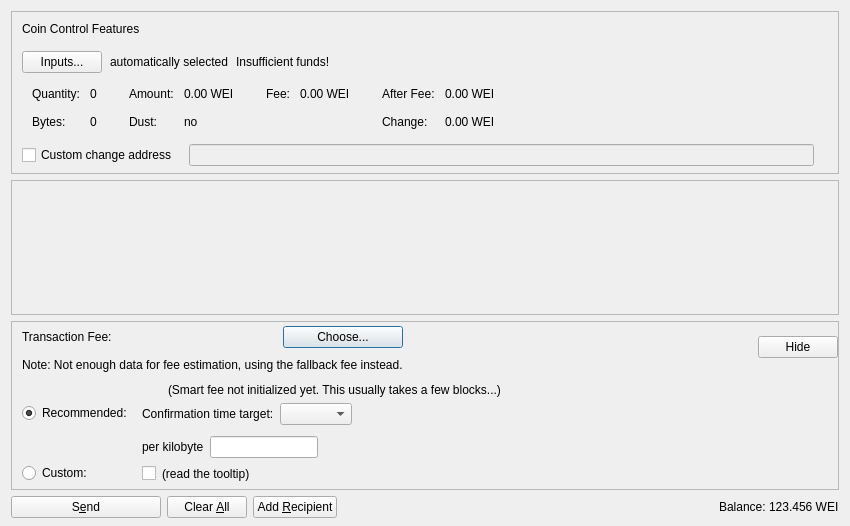
<?xml version="1.0" encoding="UTF-8"?>
<ui version="4.0">
 <class>SendCoinsDialog</class>
 <widget class="QDialog" name="SendCoinsDialog">
  <property name="geometry">
   <rect>
    <x>0</x>
    <y>0</y>
    <width>850</width>
    <height>526</height>
   </rect>
  </property>
  <property name="windowTitle">
   <string>Send Coins</string>
  </property>
  <layout class="QVBoxLayout" name="verticalLayout" stretch="0,1,0,0">
   <property name="bottomMargin">
    <number>8</number>
   </property>
   <item>
    <widget class="QFrame" name="frameCoinControl">
     <property name="sizePolicy">
      <sizepolicy hsizetype="Expanding" vsizetype="Expanding">
       <horstretch>0</horstretch>
       <verstretch>0</verstretch>
      </sizepolicy>
     </property>
     <property name="maximumSize">
      <size>
       <width>16777215</width>
       <height>16777215</height>
      </size>
     </property>
     <property name="frameShape">
      <enum>QFrame::StyledPanel</enum>
     </property>
     <property name="frameShadow">
      <enum>QFrame::Sunken</enum>
     </property>
     <layout class="QVBoxLayout" name="verticalLayoutCoinControl2">
      <property name="spacing">
       <number>0</number>
      </property>
      <property name="leftMargin">
       <number>0</number>
      </property>
      <property name="topMargin">
       <number>0</number>
      </property>
      <property name="rightMargin">
       <number>0</number>
      </property>
      <property name="bottomMargin">
       <number>6</number>
      </property>
      <item>
       <layout class="QVBoxLayout" name="verticalLayoutCoinControl" stretch="0,0,0,0,1">
        <property name="spacing">
         <number>0</number>
        </property>
        <property name="leftMargin">
         <number>10</number>
        </property>
        <property name="topMargin">
         <number>10</number>
        </property>
        <item>
         <layout class="QHBoxLayout" name="horizontalLayoutCoinControl1">
          <property name="bottomMargin">
           <number>15</number>
          </property>
          <item>
           <widget class="QLabel" name="labelCoinControlFeatures">
            <property name="sizePolicy">
             <sizepolicy hsizetype="Preferred" vsizetype="Maximum">
              <horstretch>0</horstretch>
              <verstretch>0</verstretch>
             </sizepolicy>
            </property>
            <property name="text">
             <string>Coin Control Features</string>
            </property>
           </widget>
          </item>
         </layout>
        </item>
        <item>
         <layout class="QHBoxLayout" name="horizontalLayoutCoinControl2" stretch="0,0,0,0">
          <property name="spacing">
           <number>8</number>
          </property>
          <property name="bottomMargin">
           <number>10</number>
          </property>
          <item>
           <widget class="QPushButton" name="pushButtonCoinControl">
            <property name="styleSheet">
             <string notr="true"/>
            </property>
            <property name="text">
             <string>Inputs...</string>
            </property>
            <property name="autoDefault">
             <bool>false</bool>
            </property>
           </widget>
          </item>
          <item>
           <widget class="QLabel" name="labelCoinControlAutomaticallySelected">
            <property name="text">
             <string>automatically selected</string>
            </property>
            <property name="margin">
             <number>5</number>
            </property>
           </widget>
          </item>
          <item>
           <widget class="QLabel" name="labelCoinControlInsuffFunds">
            <property name="text">
             <string>Insufficient funds!</string>
            </property>
            <property name="margin">
             <number>5</number>
            </property>
           </widget>
          </item>
          <item>
           <spacer name="horizontalSpacerCoinControl">
            <property name="orientation">
             <enum>Qt::Horizontal</enum>
            </property>
            <property name="sizeHint" stdset="0">
             <size>
              <width>40</width>
              <height>1</height>
             </size>
            </property>
           </spacer>
          </item>
         </layout>
        </item>
        <item>
         <widget class="QWidget" name="widgetCoinControl" native="true">
          <property name="sizePolicy">
           <sizepolicy hsizetype="Preferred" vsizetype="Preferred">
            <horstretch>0</horstretch>
            <verstretch>0</verstretch>
           </sizepolicy>
          </property>
          <property name="minimumSize">
           <size>
            <width>0</width>
            <height>0</height>
           </size>
          </property>
          <property name="styleSheet">
           <string notr="true"/>
          </property>
          <layout class="QHBoxLayout" name="horizontalLayoutCoinControl5">
           <property name="leftMargin">
            <number>0</number>
           </property>
           <property name="topMargin">
            <number>0</number>
           </property>
           <property name="rightMargin">
            <number>0</number>
           </property>
           <property name="bottomMargin">
            <number>0</number>
           </property>
           <item>
            <layout class="QHBoxLayout" name="horizontalLayoutCoinControl3" stretch="0,0,0,1">
             <property name="spacing">
              <number>20</number>
             </property>
             <property name="topMargin">
              <number>0</number>
             </property>
             <property name="bottomMargin">
              <number>10</number>
             </property>
             <item>
              <layout class="QFormLayout" name="formLayoutCoinControl1">
               <property name="horizontalSpacing">
                <number>10</number>
               </property>
               <property name="verticalSpacing">
                <number>14</number>
               </property>
               <property name="leftMargin">
                <number>10</number>
               </property>
               <property name="topMargin">
                <number>4</number>
               </property>
               <property name="rightMargin">
                <number>6</number>
               </property>
               <item row="0" column="0">
                <widget class="QLabel" name="labelCoinControlQuantityText">
                 <property name="text">
                  <string>Quantity:</string>
                 </property>
                 <property name="margin">
                  <number>0</number>
                 </property>
                </widget>
               </item>
               <item row="0" column="1">
                <widget class="QLabel" name="labelCoinControlQuantity">
                 <property name="cursor">
                  <cursorShape>IBeamCursor</cursorShape>
                 </property>
                 <property name="contextMenuPolicy">
                  <enum>Qt::ActionsContextMenu</enum>
                 </property>
                 <property name="text">
                  <string notr="true">0</string>
                 </property>
                 <property name="margin">
                  <number>0</number>
                 </property>
                 <property name="textInteractionFlags">
                  <set>Qt::LinksAccessibleByMouse|Qt::TextSelectableByKeyboard|Qt::TextSelectableByMouse</set>
                 </property>
                </widget>
               </item>
               <item row="1" column="0">
                <widget class="QLabel" name="labelCoinControlBytesText">
                 <property name="text">
                  <string>Bytes:</string>
                 </property>
                </widget>
               </item>
               <item row="1" column="1">
                <widget class="QLabel" name="labelCoinControlBytes">
                 <property name="cursor">
                  <cursorShape>IBeamCursor</cursorShape>
                 </property>
                 <property name="contextMenuPolicy">
                  <enum>Qt::ActionsContextMenu</enum>
                 </property>
                 <property name="text">
                  <string notr="true">0</string>
                 </property>
                 <property name="textInteractionFlags">
                  <set>Qt::LinksAccessibleByMouse|Qt::TextSelectableByKeyboard|Qt::TextSelectableByMouse</set>
                 </property>
                </widget>
               </item>
              </layout>
             </item>
             <item>
              <layout class="QFormLayout" name="formLayoutCoinControl2">
               <property name="horizontalSpacing">
                <number>10</number>
               </property>
               <property name="verticalSpacing">
                <number>14</number>
               </property>
               <property name="leftMargin">
                <number>6</number>
               </property>
               <property name="topMargin">
                <number>4</number>
               </property>
               <property name="rightMargin">
                <number>6</number>
               </property>
               <item row="0" column="0">
                <widget class="QLabel" name="labelCoinControlAmountText">
                 <property name="text">
                  <string>Amount:</string>
                 </property>
                 <property name="margin">
                  <number>0</number>
                 </property>
                </widget>
               </item>
               <item row="0" column="1">
                <widget class="QLabel" name="labelCoinControlAmount">
                 <property name="cursor">
                  <cursorShape>IBeamCursor</cursorShape>
                 </property>
                 <property name="contextMenuPolicy">
                  <enum>Qt::ActionsContextMenu</enum>
                 </property>
                 <property name="text">
                  <string notr="true">0.00 WEI</string>
                 </property>
                 <property name="textInteractionFlags">
                  <set>Qt::LinksAccessibleByMouse|Qt::TextSelectableByKeyboard|Qt::TextSelectableByMouse</set>
                 </property>
                </widget>
               </item>
               <item row="1" column="0">
                <widget class="QLabel" name="labelCoinControlLowOutputText">
                 <property name="text">
                  <string>Dust:</string>
                 </property>
                </widget>
               </item>
               <item row="1" column="1">
                <widget class="QLabel" name="labelCoinControlLowOutput">
                 <property name="cursor">
                  <cursorShape>IBeamCursor</cursorShape>
                 </property>
                 <property name="contextMenuPolicy">
                  <enum>Qt::ActionsContextMenu</enum>
                 </property>
                 <property name="text">
                  <string notr="true">no</string>
                 </property>
                 <property name="textInteractionFlags">
                  <set>Qt::LinksAccessibleByMouse|Qt::TextSelectableByKeyboard|Qt::TextSelectableByMouse</set>
                 </property>
                </widget>
               </item>
              </layout>
             </item>
             <item>
              <layout class="QFormLayout" name="formLayoutCoinControl3">
               <property name="horizontalSpacing">
                <number>10</number>
               </property>
               <property name="verticalSpacing">
                <number>14</number>
               </property>
               <property name="leftMargin">
                <number>6</number>
               </property>
               <property name="topMargin">
                <number>4</number>
               </property>
               <property name="rightMargin">
                <number>6</number>
               </property>
               <item row="0" column="0">
                <widget class="QLabel" name="labelCoinControlFeeText">
                 <property name="text">
                  <string>Fee:</string>
                 </property>
                 <property name="margin">
                  <number>0</number>
                 </property>
                </widget>
               </item>
               <item row="0" column="1">
                <widget class="QLabel" name="labelCoinControlFee">
                 <property name="cursor">
                  <cursorShape>IBeamCursor</cursorShape>
                 </property>
                 <property name="contextMenuPolicy">
                  <enum>Qt::ActionsContextMenu</enum>
                 </property>
                 <property name="text">
                  <string notr="true">0.00 WEI</string>
                 </property>
                 <property name="textInteractionFlags">
                  <set>Qt::LinksAccessibleByMouse|Qt::TextSelectableByKeyboard|Qt::TextSelectableByMouse</set>
                 </property>
                </widget>
               </item>
              </layout>
             </item>
             <item>
              <layout class="QFormLayout" name="formLayoutCoinControl4">
               <property name="horizontalSpacing">
                <number>10</number>
               </property>
               <property name="verticalSpacing">
                <number>14</number>
               </property>
               <property name="leftMargin">
                <number>6</number>
               </property>
               <property name="topMargin">
                <number>4</number>
               </property>
               <property name="rightMargin">
                <number>6</number>
               </property>
               <item row="0" column="0">
                <widget class="QLabel" name="labelCoinControlAfterFeeText">
                 <property name="text">
                  <string>After Fee:</string>
                 </property>
                 <property name="margin">
                  <number>0</number>
                 </property>
                </widget>
               </item>
               <item row="0" column="1">
                <widget class="QLabel" name="labelCoinControlAfterFee">
                 <property name="cursor">
                  <cursorShape>IBeamCursor</cursorShape>
                 </property>
                 <property name="contextMenuPolicy">
                  <enum>Qt::ActionsContextMenu</enum>
                 </property>
                 <property name="text">
                  <string notr="true">0.00 WEI</string>
                 </property>
                 <property name="textInteractionFlags">
                  <set>Qt::LinksAccessibleByMouse|Qt::TextSelectableByKeyboard|Qt::TextSelectableByMouse</set>
                 </property>
                </widget>
               </item>
               <item row="1" column="0">
                <widget class="QLabel" name="labelCoinControlChangeText">
                 <property name="text">
                  <string>Change:</string>
                 </property>
                </widget>
               </item>
               <item row="1" column="1">
                <widget class="QLabel" name="labelCoinControlChange">
                 <property name="cursor">
                  <cursorShape>IBeamCursor</cursorShape>
                 </property>
                 <property name="contextMenuPolicy">
                  <enum>Qt::ActionsContextMenu</enum>
                 </property>
                 <property name="text">
                  <string notr="true">0.00 WEI</string>
                 </property>
                 <property name="textInteractionFlags">
                  <set>Qt::LinksAccessibleByMouse|Qt::TextSelectableByKeyboard|Qt::TextSelectableByMouse</set>
                 </property>
                </widget>
               </item>
              </layout>
             </item>
            </layout>
           </item>
          </layout>
         </widget>
        </item>
        <item>
         <layout class="QHBoxLayout" name="horizontalLayoutCoinControl4" stretch="0,0,0">
          <property name="spacing">
           <number>12</number>
          </property>
          <property name="sizeConstraint">
           <enum>QLayout::SetDefaultConstraint</enum>
          </property>
          <property name="topMargin">
           <number>5</number>
          </property>
          <property name="rightMargin">
           <number>5</number>
          </property>
          <item>
           <widget class="QCheckBox" name="checkBoxCoinControlChange">
            <property name="toolTip">
             <string>If this is activated, but the change address is empty or invalid, change will be sent to a newly generated address.</string>
            </property>
            <property name="text">
             <string>Custom change address</string>
            </property>
           </widget>
          </item>
          <item>
           <widget class="QValidatedLineEdit" name="lineEditCoinControlChange">
            <property name="enabled">
             <bool>false</bool>
            </property>
            <property name="sizePolicy">
             <sizepolicy hsizetype="Expanding" vsizetype="Fixed">
              <horstretch>0</horstretch>
              <verstretch>0</verstretch>
             </sizepolicy>
            </property>
           </widget>
          </item>
          <item>
           <widget class="QLabel" name="labelCoinControlChangeLabel">
            <property name="sizePolicy">
             <sizepolicy hsizetype="Preferred" vsizetype="Expanding">
              <horstretch>0</horstretch>
              <verstretch>0</verstretch>
             </sizepolicy>
            </property>
            <property name="minimumSize">
             <size>
              <width>0</width>
              <height>0</height>
             </size>
            </property>
            <property name="text">
             <string/>
            </property>
            <property name="margin">
             <number>3</number>
            </property>
           </widget>
          </item>
         </layout>
        </item>
        <item>
         <spacer name="verticalSpacerCoinControl">
          <property name="orientation">
           <enum>Qt::Vertical</enum>
          </property>
          <property name="sizeHint" stdset="0">
           <size>
            <width>800</width>
            <height>1</height>
           </size>
          </property>
         </spacer>
        </item>
       </layout>
      </item>
     </layout>
    </widget>
   </item>
   <item>
    <widget class="QScrollArea" name="scrollArea">
     <property name="widgetResizable">
      <bool>true</bool>
     </property>
     <widget class="QWidget" name="scrollAreaWidgetContents">
      <property name="geometry">
       <rect>
        <x>0</x>
        <y>0</y>
        <width>830</width>
        <height>104</height>
       </rect>
      </property>
      <layout class="QVBoxLayout" name="verticalLayout_2" stretch="0,1">
       <property name="leftMargin">
        <number>0</number>
       </property>
       <property name="topMargin">
        <number>0</number>
       </property>
       <property name="rightMargin">
        <number>0</number>
       </property>
       <property name="bottomMargin">
        <number>0</number>
       </property>
       <item>
        <layout class="QVBoxLayout" name="entries">
         <property name="spacing">
          <number>6</number>
         </property>
        </layout>
       </item>
       <item>
        <spacer name="verticalSpacer">
         <property name="orientation">
          <enum>Qt::Vertical</enum>
         </property>
         <property name="sizeHint" stdset="0">
          <size>
           <width>20</width>
           <height>40</height>
          </size>
         </property>
        </spacer>
       </item>
      </layout>
     </widget>
    </widget>
   </item>
   <item>
    <widget class="QFrame" name="frameFee">
     <property name="sizePolicy">
      <sizepolicy hsizetype="Expanding" vsizetype="Expanding">
       <horstretch>0</horstretch>
       <verstretch>0</verstretch>
      </sizepolicy>
     </property>
     <property name="maximumSize">
      <size>
       <width>16777215</width>
       <height>16777215</height>
      </size>
     </property>
     <property name="frameShape">
      <enum>QFrame::StyledPanel</enum>
     </property>
     <property name="frameShadow">
      <enum>QFrame::Sunken</enum>
     </property>
     <layout class="QVBoxLayout" name="verticalLayoutFee1">
      <property name="spacing">
       <number>0</number>
      </property>
      <property name="leftMargin">
       <number>0</number>
      </property>
      <property name="topMargin">
       <number>0</number>
      </property>
      <property name="rightMargin">
       <number>0</number>
      </property>
      <property name="bottomMargin">
       <number>0</number>
      </property>
      <item>
       <layout class="QVBoxLayout" name="verticalLayoutFee2" stretch="0,0,0">
        <property name="spacing">
         <number>0</number>
        </property>
        <property name="leftMargin">
         <number>10</number>
        </property>
        <property name="topMargin">
         <number>0</number>
        </property>
        <item>
         <layout class="QHBoxLayout" name="horizontalLayoutFee1">
          <property name="bottomMargin">
           <number>0</number>
          </property>
          <item>
           <layout class="QVBoxLayout" name="verticalLayoutFee7">
            <property name="spacing">
             <number>0</number>
            </property>
            <item>
             <spacer name="verticalSpacerSmartFee">
              <property name="orientation">
               <enum>Qt::Vertical</enum>
              </property>
              <property name="sizeType">
               <enum>QSizePolicy::Fixed</enum>
              </property>
              <property name="sizeHint" stdset="0">
               <size>
                <width>1</width>
                <height>4</height>
               </size>
              </property>
             </spacer>
            </item>
            <item>
             <layout class="QHBoxLayout" name="horizontalLayoutSmartFee">
              <property name="spacing">
               <number>10</number>
              </property>
              <item>
               <widget class="QLabel" name="labelFeeHeadline">
                <property name="sizePolicy">
                 <sizepolicy hsizetype="Preferred" vsizetype="Maximum">
                  <horstretch>0</horstretch>
                  <verstretch>0</verstretch>
                 </sizepolicy>
                </property>
                <property name="text">
                 <string>Transaction Fee:</string>
                </property>
               </widget>
              </item>
              <item>
               <widget class="QLabel" name="labelFeeMinimized">
                <property name="text">
                 <string/>
                </property>
               </widget>
              </item>
              <item>
               <widget class="QPushButton" name="buttonChooseFee">
                <property name="text">
                 <string>Choose...</string>
                </property>
               </widget>
              </item>
             </layout>
            </item>
            <item>
             <spacer name="verticalSpacer_7">
              <property name="orientation">
               <enum>Qt::Vertical</enum>
              </property>
              <property name="sizeHint" stdset="0">
               <size>
                <width>1</width>
                <height>10</height>
               </size>
              </property>
             </spacer>
            </item>
            <item>
             <widget class="QLabel" name="fallbackFeeWarningLabel">
              <property name="toolTip">
               <string>Using the fallbackfee can result in sending a transaction that will take several hours or days (or never) to confirm. Consider choosing your fee manually or wait until you have validated the complete chain.</string>
              </property>
              <property name="text">
               <string>Note: Not enough data for fee estimation, using the fallback fee instead.</string>
              </property>
              <property name="wordWrap">
               <bool>false</bool>
              </property>
             </widget>
            </item>
            <item>
             <spacer name="verticalSpacer_5">
              <property name="orientation">
               <enum>Qt::Vertical</enum>
              </property>
              <property name="sizeHint" stdset="0">
               <size>
                <width>1</width>
                <height>1</height>
               </size>
              </property>
             </spacer>
            </item>
           </layout>
          </item>
          <item>
           <spacer name="horizontalSpacer_4">
            <property name="orientation">
             <enum>Qt::Horizontal</enum>
            </property>
            <property name="sizeHint" stdset="0">
             <size>
              <width>1</width>
              <height>1</height>
             </size>
            </property>
           </spacer>
          </item>
          <item>
           <widget class="QPushButton" name="buttonMinimizeFee">
            <property name="toolTip">
             <string>collapse fee-settings</string>
            </property>
            <property name="text">
             <string>Hide</string>
            </property>
           </widget>
          </item>
         </layout>
        </item>
        <item>
         <widget class="QFrame" name="frameFeeSelection">
          <layout class="QVBoxLayout" name="verticalLayoutFee12">
           <property name="spacing">
            <number>0</number>
           </property>
           <property name="leftMargin">
            <number>0</number>
           </property>
           <property name="topMargin">
            <number>0</number>
           </property>
           <property name="rightMargin">
            <number>0</number>
           </property>
           <property name="bottomMargin">
            <number>0</number>
           </property>
           <item>
            <layout class="QGridLayout" name="gridLayoutFee">
             <property name="topMargin">
              <number>10</number>
             </property>
             <property name="bottomMargin">
              <number>4</number>
             </property>
             <property name="horizontalSpacing">
              <number>10</number>
             </property>
             <property name="verticalSpacing">
              <number>4</number>
             </property>
             <item row="1" column="1">
              <layout class="QVBoxLayout" name="verticalLayoutFee8">
               <property name="spacing">
                <number>6</number>
               </property>
               <property name="topMargin">
                <number>3</number>
               </property>
               <item>
                <layout class="QHBoxLayout" name="horizontalLayoutFee13" stretch="0,0,1">
                 <item>
                  <widget class="QLabel" name="labelCustomPerKilobyte">
                   <property name="toolTip">
                    <string>If the custom fee is set to 1000 duffs and the transaction is only 250 bytes, then &quot;per kilobyte&quot; only pays 250 duffs in fee,&lt;br /&gt;while &quot;at least&quot; pays 1000 duffs. For transactions bigger than a kilobyte both pay by kilobyte.</string>
                   </property>
                   <property name="text">
                    <string>per kilobyte</string>
                   </property>
                  </widget>
                 </item>
                 <item>
                  <widget class="BitcoinAmountField" name="customFee"/>
                 </item>
                 <item>
                  <spacer name="horizontalSpacer_6">
                   <property name="orientation">
                    <enum>Qt::Horizontal</enum>
                   </property>
                   <property name="sizeHint" stdset="0">
                    <size>
                     <width>1</width>
                     <height>1</height>
                    </size>
                   </property>
                  </spacer>
                 </item>
                </layout>
               </item>
               <item>
                <layout class="QHBoxLayout" name="horizontalLayoutFee8">
                 <item>
                  <widget class="QCheckBox" name="checkBoxMinimumFee">
                   <property name="toolTip">
                    <string>Paying only the minimum fee is just fine as long as there is less transaction volume than space in the blocks.&lt;br /&gt;But be aware that this can end up in a never confirming transaction once there is more demand for wei transactions than the network can process.</string>
                   </property>
                   <property name="text">
                    <string/>
                   </property>
                  </widget>
                 </item>
                 <item>
                  <widget class="QLabel" name="labelMinFeeWarning">
                   <property name="enabled">
                    <bool>true</bool>
                   </property>
                   <property name="toolTip">
                    <string>Paying only the minimum fee is just fine as long as there is less transaction volume than space in the blocks.&lt;br /&gt;But be aware that this can end up in a never confirming transaction once there is more demand for wei transactions than the network can process.</string>
                   </property>
                   <property name="text">
                    <string>(read the tooltip)</string>
                   </property>
                   <property name="margin">
                    <number>5</number>
                   </property>
                  </widget>
                 </item>
                 <item>
                  <spacer name="horizontalSpacer_2">
                   <property name="orientation">
                    <enum>Qt::Horizontal</enum>
                   </property>
                   <property name="sizeHint" stdset="0">
                    <size>
                     <width>1</width>
                     <height>1</height>
                    </size>
                   </property>
                  </spacer>
                 </item>
                </layout>
               </item>
              </layout>
             </item>
             <item row="0" column="0">
              <layout class="QVBoxLayout" name="verticalLayoutFee4" stretch="0,1">
               <property name="topMargin">
                <number>20</number>
               </property>
               <property name="bottomMargin">
                <number>3</number>
               </property>
               <item>
                <widget class="QRadioButton" name="radioSmartFee">
                 <property name="text">
                  <string>Recommended:</string>
                 </property>
                 <property name="checked">
                  <bool>true</bool>
                 </property>
                 <attribute name="buttonGroup">
                  <string notr="true">groupFee</string>
                 </attribute>
                </widget>
               </item>
               <item>
                <spacer name="verticalSpacer_2">
                 <property name="orientation">
                  <enum>Qt::Vertical</enum>
                 </property>
                 <property name="sizeHint" stdset="0">
                  <size>
                   <width>1</width>
                   <height>1</height>
                  </size>
                 </property>
                </spacer>
               </item>
              </layout>
             </item>
             <item row="1" column="0">
              <layout class="QVBoxLayout" name="verticalLayoutFee9" stretch="0,1">
               <property name="topMargin">
                <number>30</number>
               </property>
               <item>
                <widget class="QRadioButton" name="radioCustomFee">
                 <property name="text">
                  <string>Custom:</string>
                 </property>
                 <attribute name="buttonGroup">
                  <string notr="true">groupFee</string>
                 </attribute>
                </widget>
               </item>
               <item>
                <spacer name="verticalSpacer_6">
                 <property name="orientation">
                  <enum>Qt::Vertical</enum>
                 </property>
                 <property name="sizeHint" stdset="0">
                  <size>
                   <width>1</width>
                   <height>1</height>
                  </size>
                 </property>
                </spacer>
               </item>
              </layout>
             </item>
             <item row="0" column="1">
              <layout class="QVBoxLayout" name="verticalLayoutFee3" stretch="0,0,1">
               <property name="spacing">
                <number>6</number>
               </property>
               <property name="topMargin">
                <number>0</number>
               </property>
               <property name="bottomMargin">
                <number>3</number>
               </property>
               <item>
                <layout class="QHBoxLayout" name="horizontalLayoutFee12">
                 <item>
                  <widget class="QLabel" name="labelSmartFee">
                   <property name="text">
                    <string/>
                   </property>
                   <property name="margin">
                    <number>2</number>
                   </property>
                  </widget>
                 </item>
                 <item>
                  <widget class="QLabel" name="labelFeeEstimation">
                   <property name="text">
                    <string/>
                   </property>
                  </widget>
                 </item>
                 <item>
                  <widget class="QLabel" name="labelSmartFee2">
                   <property name="text">
                    <string>(Smart fee not initialized yet. This usually takes a few blocks...)</string>
                   </property>
                   <property name="margin">
                    <number>2</number>
                   </property>
                  </widget>
                 </item>
                 <item>
                  <spacer name="horizontalSpacer_5">
                   <property name="orientation">
                    <enum>Qt::Horizontal</enum>
                   </property>
                   <property name="sizeHint" stdset="0">
                    <size>
                     <width>1</width>
                     <height>1</height>
                    </size>
                   </property>
                  </spacer>
                 </item>
                </layout>
               </item>
               <item>
                <layout class="QHBoxLayout" name="horizontalLayoutFee9">
                 <item>
                  <layout class="QVBoxLayout" name="verticalLayoutFee6">
                   <item>
                    <widget class="QLabel" name="labelSmartFee3">
                     <property name="text">
                      <string>Confirmation time target:</string>
                     </property>
                     <property name="margin">
                      <number>2</number>
                     </property>
                    </widget>
                   </item>
                  </layout>
                 </item>
                 <item>
                  <layout class="QVBoxLayout" name="verticalLayoutFee5">
                   <property name="rightMargin">
                    <number>30</number>
                   </property>
                   <item>
                    <layout class="QHBoxLayout" name="horizontalLayoutConfTarget">
                     <property name="bottomMargin">
                      <number>0</number>
                     </property>
                     <item>
                      <widget class="QComboBox" name="confTargetSelector"/>
                     </item>
                     <item>
                      <spacer name="horizontalSpacerConfTarget">
                       <property name="orientation">
                        <enum>Qt::Horizontal</enum>
                       </property>
                       <property name="sizeHint" stdset="0">
                        <size>
                         <width>40</width>
                         <height>20</height>
                        </size>
                       </property>
                      </spacer>
                     </item>
                    </layout>
                   </item>
                  </layout>
                 </item>
                </layout>
               </item>
               <item>
                <spacer name="verticalSpacer_4">
                 <property name="orientation">
                  <enum>Qt::Vertical</enum>
                 </property>
                 <property name="sizeHint" stdset="0">
                  <size>
                   <width>1</width>
                   <height>1</height>
                  </size>
                 </property>
                </spacer>
               </item>
              </layout>
             </item>
            </layout>
           </item>
          </layout>
         </widget>
        </item>
        <item>
         <spacer name="verticalSpacerFee">
          <property name="orientation">
           <enum>Qt::Vertical</enum>
          </property>
          <property name="sizeHint" stdset="0">
           <size>
            <width>800</width>
            <height>1</height>
           </size>
          </property>
         </spacer>
        </item>
       </layout>
      </item>
     </layout>
    </widget>
   </item>
   <item>
    <layout class="QHBoxLayout" name="horizontalLayout">
     <item>
      <widget class="QPushButton" name="sendButton">
       <property name="minimumSize">
        <size>
         <width>150</width>
         <height>0</height>
        </size>
       </property>
       <property name="toolTip">
        <string>Confirm the send action</string>
       </property>
       <property name="text">
        <string>S&amp;end</string>
       </property>
       <property name="autoDefault">
        <bool>false</bool>
       </property>
       <property name="default">
        <bool>false</bool>
       </property>
      </widget>
     </item>
     <item>
      <widget class="QPushButton" name="clearButton">
       <property name="sizePolicy">
        <sizepolicy hsizetype="Minimum" vsizetype="Fixed">
         <horstretch>0</horstretch>
         <verstretch>0</verstretch>
        </sizepolicy>
       </property>
       <property name="toolTip">
        <string>Clear all fields of the form.</string>
       </property>
       <property name="text">
        <string>Clear &amp;All</string>
       </property>
       <property name="autoDefault">
        <bool>false</bool>
       </property>
      </widget>
     </item>
     <item>
      <widget class="QPushButton" name="addButton">
       <property name="toolTip">
        <string>Send to multiple recipients at once</string>
       </property>
       <property name="text">
        <string>Add &amp;Recipient</string>
       </property>
       <property name="autoDefault">
        <bool>false</bool>
       </property>
      </widget>
     </item>
     <item>
      <spacer name="horizontalSpacer">
       <property name="orientation">
        <enum>Qt::Horizontal</enum>
       </property>
       <property name="sizeHint" stdset="0">
        <size>
         <width>40</width>
         <height>20</height>
        </size>
       </property>
      </spacer>
     </item>
     <item>
      <layout class="QHBoxLayout" name="horizontalLayout_2">
       <property name="spacing">
        <number>3</number>
       </property>
       <item>
        <widget class="QLabel" name="labelBalanceText">
         <property name="text">
          <string>Balance:</string>
         </property>
        </widget>
       </item>
       <item>
        <widget class="QLabel" name="labelBalance">
         <property name="sizePolicy">
          <sizepolicy hsizetype="Preferred" vsizetype="Preferred">
           <horstretch>0</horstretch>
           <verstretch>0</verstretch>
          </sizepolicy>
         </property>
         <property name="cursor">
          <cursorShape>IBeamCursor</cursorShape>
         </property>
         <property name="text">
          <string notr="true">123.456 WEI</string>
         </property>
         <property name="textInteractionFlags">
          <set>Qt::LinksAccessibleByMouse|Qt::TextSelectableByKeyboard|Qt::TextSelectableByMouse</set>
         </property>
        </widget>
       </item>
      </layout>
     </item>
    </layout>
   </item>
  </layout>
 </widget>
 <customwidgets>
  <customwidget>
   <class>QValidatedLineEdit</class>
   <extends>QLineEdit</extends>
   <header>qt/qvalidatedlineedit.h</header>
  </customwidget>
  <customwidget>
   <class>BitcoinAmountField</class>
   <extends>QLineEdit</extends>
   <header>qt/bitcoinamountfield.h</header>
   <container>1</container>
  </customwidget>
 </customwidgets>
 <resources>
  <include location="../wei.qrc"/>
 </resources>
 <connections/>
 <buttongroups>
  <buttongroup name="groupFee"/>
 </buttongroups>
</ui>
